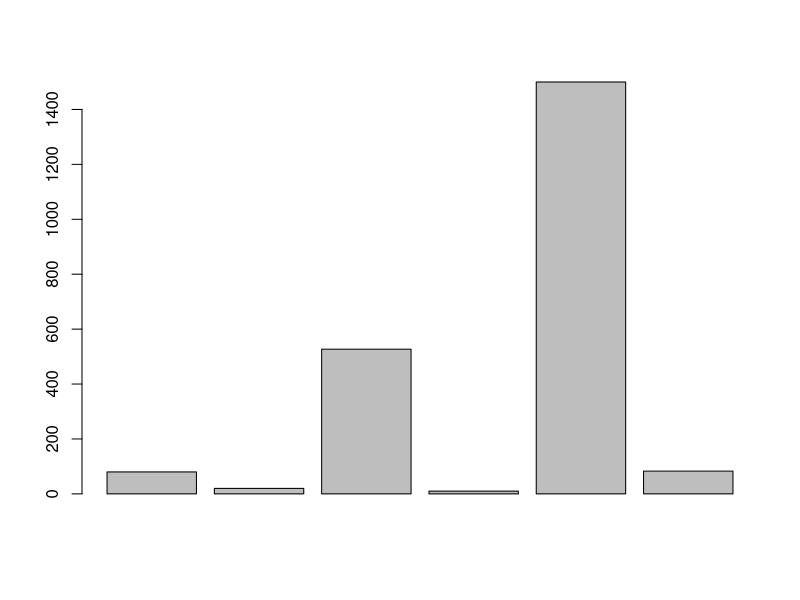
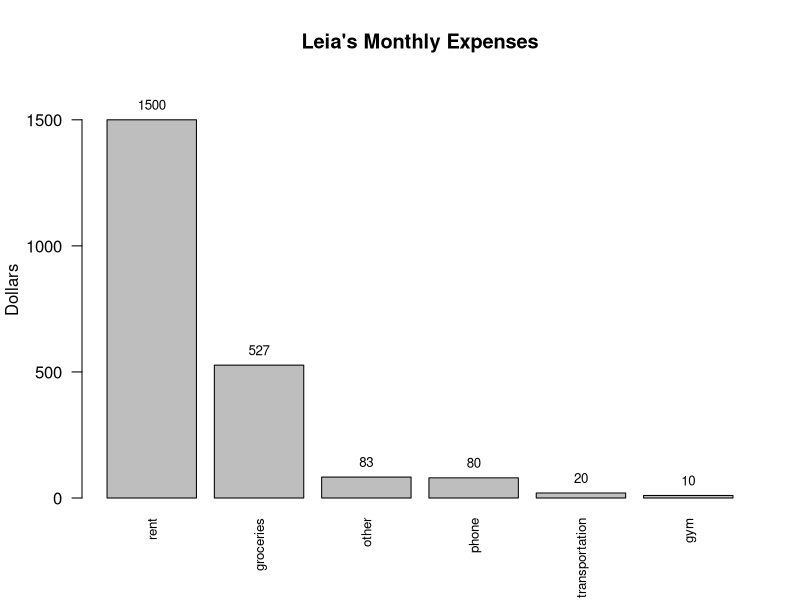

These figures' R source, in order:
## ---- chunk 1
knitr::opts_chunk$set(echo = TRUE)
## ---- chunk 2
# total expenses
80 + 20 + 527 + 10 + 1500 + 83

# first assignment statement
phone <- 80
phone

# variables
transportation <- 20
groceries <- 527
gym <- 10
rent <- 1500
other <- 83

# month
length.month <- 1
total <- (phone + transportation + groceries + gym + rent + other) * length.month
total

# semester
length.semester <- 5
semester.total <- total * length.semester
semester.total

# year
length.year <- 10
year.total <- total * length.year
year.total

# Creating the vector named expenses
expenses <- c(phone, transportation, groceries, gym, rent, other)
expenses

# Barplot, unsorted
barplot(expenses)

# Sort expenses in decreasing order
expenses.sorted <- sort(expenses, decreasing = TRUE)

## Find a range of y's that'll leave sufficient space above the tallest bar
ylim <- c(0, 1.1*max(expenses.sorted))

# Barplot, sorted in decreasing order
leia <- barplot(height = expenses.sorted, 
        main = "Leia's Monthly Expenses",
        ylab = "Dollars", 
        ylim = ylim,
        names.arg = c("rent", "groceries", "other", "phone", "transportation", "gym"),
        las = 2,
        axisnames = TRUE,
        cex.names = 0.8)

# Add values of each variable to top of each bar
text(x = leia, 
     y = expenses.sorted,
     labels = expenses.sorted,
     pos = 3, 
     cex = 0.8)
## ---- chunk 3
# Initializing variables with values
a <- 3
b <- 4
a_squared <- a ^ 2
a_squared
b_squared <- b ^ 2
b_squared

# Computing the length of the hypotenuse
c <- sqrt(a_squared + b_squared)
c
## ---- chunk 4
n <- 5 # number of trials
k <- 2 # number of successes
p <- 0.5 # probability of success
q <- 1 - p # probability of failure

# n choose k using factorial function
(factorial(n) / (factorial(k) * factorial(n - k)))

# probability of 2 heads in 5 trials using factorial function and binomial formula
(factorial(n) / (factorial(k) * factorial(n - k))) * p ^ k * (1 - p) ^ (n - k)

# probability of 2 heads in 5 trials using choose function and binomial formula
choose(n, k) * (p ^ k) * (p ^ (n - k))

# parameters for rolling die
p_die <- 1 / 6
n_die <- 10
k_die <- 3

# probability of 3 sixes in 10 rolls
choose(n_die, k_die) * (p_die ^ k_die) * (1 - p_die) ^ (n_die - k_die)

# probability of 2 heads in 5 coin tosses
dbinom(2, 5, 0.5)

# probability of 3 sixes in 3 rolls
dbinom(3, 3,  1/6)

# probability of 2 heads in 5 coins with a biased coin with chance of heads of 35%
dbinom(2, 5, 0.35)

# probability of 3 heads in 5 coins with a biased coin with chance of heads of 35%
dbinom(3, 5, 0.35)
## ---- chunk 5
# creating object named x with value 2
x <- 2

# calculating polynomial when x is a value
3 * x ^ 2 + 4 * x + 8

# creating vector named x with values from -3 to 3
x <- -3:3

# calculating polynomial when x is a value
3 * x ^ 2 + 4 * x + 8
## ---- chunk 6
# example 1
# var<-3
# Var*2
## ---- chunk 7
# example 2
# x<-2
#2x<-2*x
## ---- chunk 8
# example 3
# sqrt4 <- sqrt(4)
## ---- chunk 9
# example 4
# a number <- 16
## ---- chunk 10
# example 5
# "one number" <- 16
# `one number`
# one number
